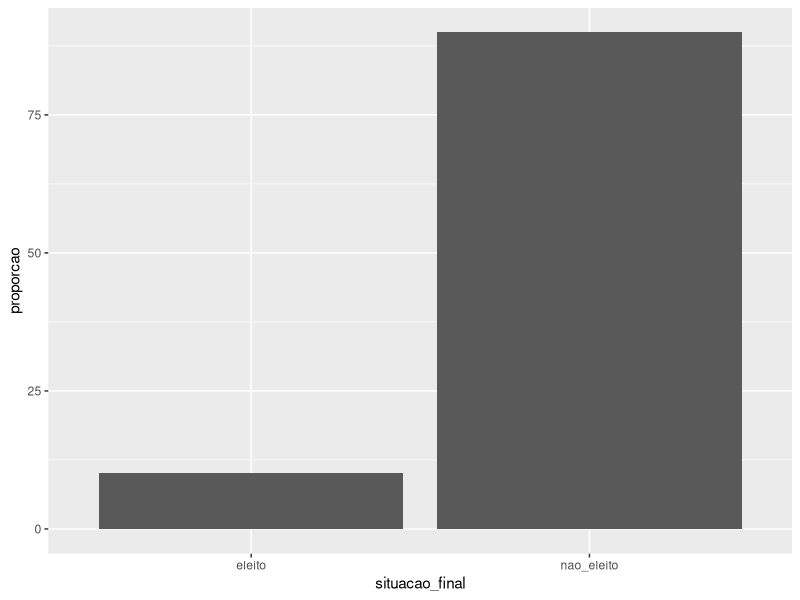

This chart was generated by the following R code: (Note: this script raises an error after producing the figure.)
## ---- chunk 1
knitr::opts_chunk$set(echo = TRUE)
## ---- chunk 2
library(rpart)
library(caret)
library(dplyr)
## ---- chunk 3
eleicoes = read.csv("train.csv", encoding="utf-8")
## ---- chunk 4
df_classes <- eleicoes %>% count(situacao_final)

df_classes
## ---- chunk 5
proporcao <- (df_classes$n/sum(df_classes$n) * 100)
ggplot(df_classes, aes(x = situacao_final, y = proporcao), options(scipen=5)) +
    geom_bar(stat = "identity")
## ---- chunk 6
# Separa os dados em treino e teste
dataPartition <- createDataPartition(y = eleicoes$situacao_final , p=0.70, list=FALSE)

treino <- eleicoes[ dataPartition, ]
teste <- eleicoes[ -dataPartition, ]
## ---- chunk 7
ctrl <- trainControl(method = "repeatedcv", 
                     number = 10, 
                     repeats = 10, 
                     verboseIter = FALSE,
                     sampling = "down")


formula = as.formula(situacao_final ~ total_despesa + descricao_cor_raca + estado_civil + grau)
## ---- chunk 8
reg_log1 <- train(formula,
                 data = treino,
                 method="glm",
                 trControl = ctrl,
                 family="binomial",      # se a variável for binária
                 na.action = na.omit)

reg_log1
## ---- chunk 9
arvore <- train(formula,
                 data = treino,
                 method = "rpart",
                 trControl = ctrl,
                 cp=0.001,  # parâmetro de complexidade
                 maxdepth=20)

arvore
## ---- chunk 10
manel <- train(formula,
                data=treino,
                method = "adaboost")

manel
